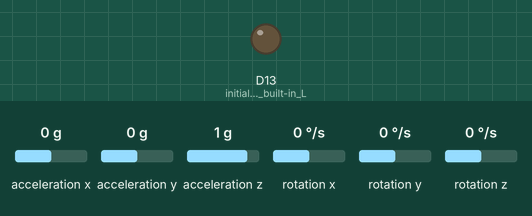
Simulated run of this program. Board: Arduino Nano 33 IoT. Parts: output pins drawn as LEDs (lit = HIGH). The inputs (shaded band) are chosen by the test bench; at power-on: acceleration x 0 g, acceleration y 0 g, acceleration z 1 g, rotation x 0 °/s, rotation y 0 °/s, rotation z 0 °/s. Nothing arrives over Bluetooth unless stated; a phone connects over Bluetooth LE 3 s after start; what the program prints to the serial monitor is not drawn.

Above: at 0.1 s.
At 3.1 s:
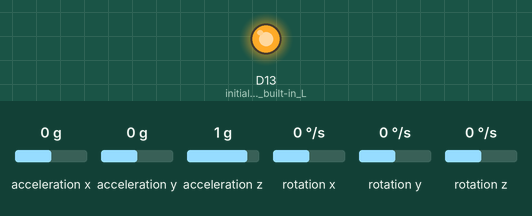
Timing chart, 0 to 4.6 s (numbered marks = the images above):
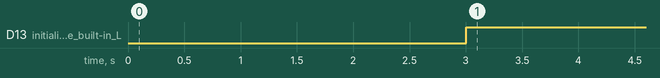

The program:

main.cpp
```cpp
#include <Arduino.h>
#include <Arduino_LSM6DS3.h>
#include <ArduinoBLE.h>

typedef struct{
  float x;
  float y;
  float z;
} vector3d_struct_t;

typedef struct{
  unsigned long time;
  vector3d_struct_t acceleration;
  vector3d_struct_t gyroscope;
} imu_reading_struct_t;

typedef union{
  imu_reading_struct_t reading;
  uint8_t array[sizeof(imu_reading_struct_t)];
} imu_reading_t;
imu_reading_t reading = {};

BLEService powermeterService("1FFF");

BLECharacteristic imuReadingChar("2FFF", BLERead | BLENotify, sizeof(imu_reading_t));

#define IMU_POLLING_PERIOD 10
long lastMillis = 0;

void setup() {
  pinMode(LED_BUILTIN, OUTPUT); // initialize the built-in LED pin to indicate when a central is connected

  Serial.begin(9600);
  // while (!Serial) {
  //   ; // wait for serial port to connect. Needed for native USB port only
  // }
  if (!IMU.begin()) {
    Serial.println("Failed to initialize IMU!");
    while (true); // halt program
  }
  Serial.println("IMU initialized!");

  if (!BLE.begin()) {
    Serial.println("starting BLE failed!");

    while (true);
  }
  Serial.println("BLE started");

  Serial.print("Size of vector: ");
  Serial.println(sizeof(imu_reading_t));

  BLE.setLocalName("Wearable My Foot");
  BLE.setAdvertisedService(powermeterService);
  Serial.println(powermeterService.uuid());
  powermeterService.addCharacteristic(imuReadingChar);
  BLE.addService(powermeterService);
  imuReadingChar.writeValue(reading.array, sizeof(reading.array));

  BLE.advertise();

  Serial.println("BLE setup finished.");
}

void pollIMU() {
  float aX, aY, aZ;
  float gX, gY, gZ;
  unsigned long time;
  const char * spacer = ", ";

  if (
    IMU.accelerationAvailable()
    && IMU.gyroscopeAvailable()
  ) {
    IMU.readAcceleration(aX, aY, aZ);
    IMU.readGyroscope(gX, gY, gZ);
    time = millis();
    Serial.print(time); Serial.print(spacer);
    Serial.print(aX); Serial.print(spacer);
    Serial.print(aY); Serial.print(spacer);
    Serial.print(aZ); Serial.print(spacer);
    Serial.print(gX); Serial.print(spacer);
    Serial.print(gY); Serial.print(spacer);
    Serial.println(gZ);

    reading = {
      .reading = {
        .time = time,
        .acceleration = {aX, aY, aZ},
        .gyroscope = {gX, gY, gZ}
      }
    };

    if(imuReadingChar.writeValue(reading.array, sizeof(reading.array))) {
      Serial.print("Reading written to the characteristic: ");
      Serial.print(sizeof(reading.array));
      Serial.println(" bytes");
    }
  }
}

void loop() {
  // Serial.println("Wainting for connection");
  BLEDevice central = BLE.central(); // Wait for connection

  if(central) {
    Serial.print("Central device connected: ");
    Serial.println(central.address());

    digitalWrite(LED_BUILTIN, HIGH);

    while(central.connected()) {
      long currentMillis = millis();

      if (currentMillis - lastMillis >= IMU_POLLING_PERIOD) {
        lastMillis = currentMillis;
        pollIMU();
      }
    }

    digitalWrite(LED_BUILTIN, LOW);
    Serial.print("Disconnected from central: ");
    Serial.println(central.address());
  }
}
```

Measured:
- by itself, D13 (initialize_the_built-in_L): LOW → HIGH at 3.0 s
